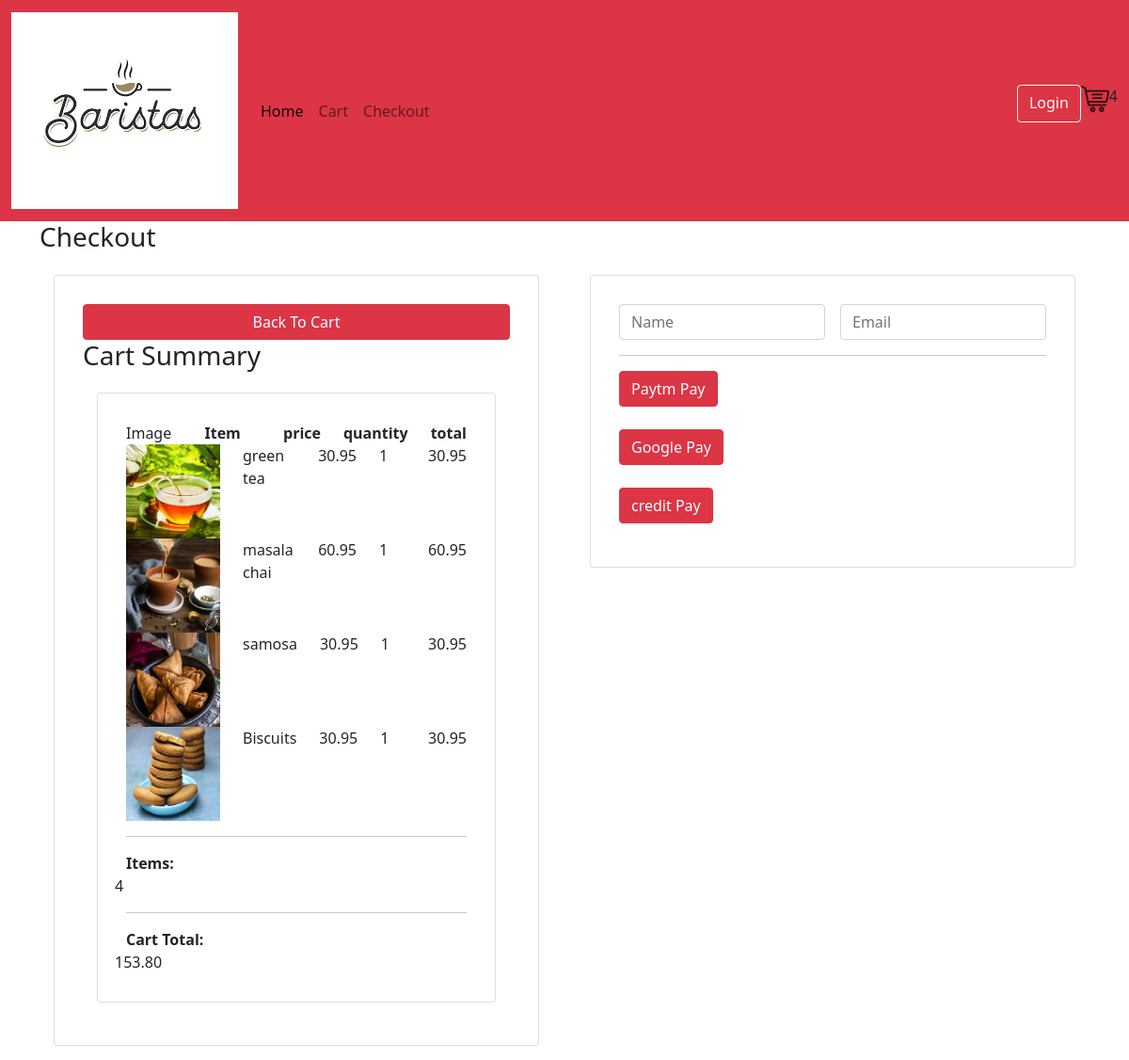
Screenshot of /checkout/ (signed in) with the database file from the repository.
### myapp/models.py (models this page shows, shortened)
class OrderItem(models.Model):
    coffee = models.ForeignKey(Coffee, on_delete = models.SET_NULL, null=True)
    order = models.ForeignKey(Order, on_delete=models.SET_NULL, null=True)
    quantity = models.IntegerField(default=0 , null=True, blank=True)
    date_added= models.DateTimeField( auto_now_add=True)
    @property
    def get_total(self):
        total = self.coffee.price * self.quantity
        return total

class Coffee(models.Model):
    name = models.CharField(max_length=100)
    price = models.DecimalField(max_digits=5, decimal_places=2)
    image = models.CharField(max_length=250)

class Order(models.Model):
    customer = models.ForeignKey(Customer, on_delete=models.SET_NULL, null=True, blank=True)
    date_ordered = models.DateTimeField(auto_now_add = True)
    complete = models.BooleanField(default = False)
    transaction_id = models.CharField(max_length=100, null=True)
    @property
    def get_cart_total(self):
        orderitems = self.orderitem_set.all()
        total = sum([item.get_total for item in orderitems])
        return total
    @property
    def get_cart_items(self):
        orderitems = self.orderitem_set.all()
        total = sum([item.quantity for item in orderitems])
        return total

### myapp/views.py (the view)
# urls.py: path('checkout/', views.checkout, name='checkout'),
def checkout(request):
    if request.user.is_authenticated:
        customer = request.user.customer
        order, created = Order.objects.get_or_create( customer = customer, complete= False)
        items = order.orderitem_set.all()
        cartItems = order.get_cart_items
    else:
        items = []
        order = { 'get_cart_total': 0 , 'get_cart_items':0}
        cartItems = order[ 'get_cart_items' ]
    context = {'items' : items, 'order': order, 'cartItems' : cartItems}
    return render(request,"checkout.html", context )

### myapp/templates/checkout.html
{% extends 'base.html' %}
{% block content %}
{% load static %}
<h3>Checkout</h3>
<div class="row">
<div class="col-md-6">
    <div class="card" style=" padding: 30px; margin: 15px;">
        <a class="btn btn-danger" href="{% url 'cart' %}">
            Back To Cart
        </a>
        <h3>Cart Summary</h3>
        <div class="card" style=" padding: 30px; margin: 15px;">
            <div class="row" style="display:flex;">
             <div style="flex:2">Image</div>
             <div style="flex:2"><b>Item</b></div>
             <div style="flex:1"><b>price</b></div>
             <div style="flex:1"><b>quantity</b></div>
             <div style="flex:1"><b>total</b></div>
            </div>
            {% for item in items %}
            <div class="row" style="display:flex;">
              <div style="flex:2"><img src="{{item.coffee.image}}" height="100px" width="100px"></div>
              <div style="flex:2">{{item.coffee.name}}</div>
              <div style="flex:1">{{item.coffee.price}}</div>
              <div style="flex:1">{{item.quantity}}</div>
              <div style="flex:1">{{item.get_total}}</div>
             </div>
             {% endfor %}
              <hr>
              <div class="row"><b>Items:</b> {{order.get_cart_items}}</div>
              <hr>
              <div class="row"><b>Cart Total:</b> {{order.get_cart_total}}</div>
               </div>
    </div>
</div>
<div class="col-md-6">
  <div class="card" style=" padding: 30px; margin: 15px;">
      <form>
          <div>
              <div class="row g-3">
                  <div class="col">
                    <input type="text" class="form-control" placeholder="Name" aria-label="Name">
                  </div>
                  <div class="col">
                    <input type="text" class="form-control" placeholder="Email" aria-label="Email">
                  </div>
                </div>
                <hr>
                <div class="col-12">
                  <button type="submit" class="btn btn-danger">Paytm Pay</button>
                </div>
                <br>
                <div class="col-12">
                  <button type="submit" class="btn btn-danger"> Google Pay</button>
                </div>
                <br>
                <div class="col-12">
                  <button type="submit" class="btn btn-danger">credit Pay</button>
                </div>
          </div>
      </form>
  </div>
  </div>
</div>
{% endblock %}

### rows the page displays
OrderItem: coffee.image (picture), coffee.name "green tea", coffee.price "30.95", quantity "1", get_total "30.95"
OrderItem: coffee.image (picture), coffee.name "masala chai", coffee.price "60.95", quantity "1", get_total "60.95"
OrderItem: coffee.image (picture), coffee.name "samosa", coffee.price "30.95", quantity "1", get_total "30.95"
OrderItem: coffee.image (picture), coffee.name "Biscuits", coffee.price "30.95", quantity "1", get_total "30.95"
Order: get_cart_items "4", get_cart_total "153.80"

### other values shown
{{ cartItems }} "4"
